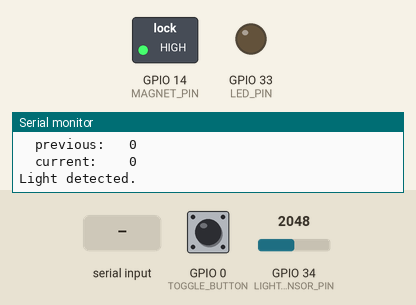
Simulated run of this sketch. Board: ESP32. Parts: switched loads named in the sketch (green lamp = pin HIGH), output pins drawn as LEDs (lit = HIGH), the last lines printed to the serial monitor. The test bench sets the inputs (shaded band); at power-on: GPIO 0 (TOGGLE_BUTTON) HIGH, GPIO 34 (LIGHT_SENSOR_PIN) = 2048. EEPROM starts erased; nothing arrives over Bluetooth unless stated.

Above: at 1.2 s.
1.3 s: "drop\n" received over Serial
At 2.3 s:
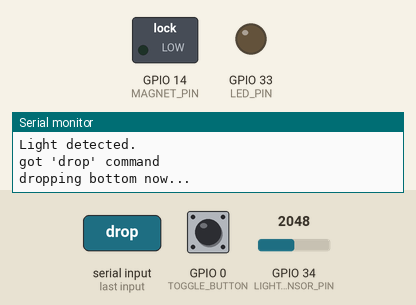
4.3 s: GPIO 0 (TOGGLE_BUTTON) pulled LOW for 3.2 s
At 7.49 s:
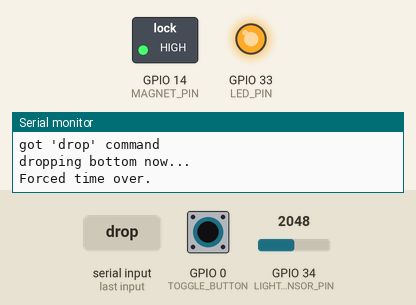
10.5 s: "drop\n" received over the second serial link
At 11.7 s:
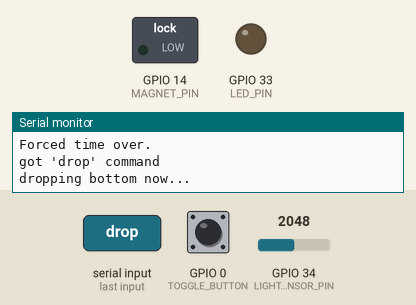
Timing chart, 0 to 14.0 s (numbered marks = the images above; inputs shaded):
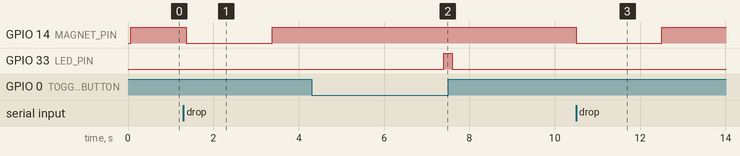

The sketch:

painting.ino
```cpp
#include "BluetoothSerial.h"
#include "EEPROM.h"

bool ENABLED = false;                  // default to disabled.  let bluetooth turn it on
int  LIGHT_SENSOR_PIN = 34;            // sensing LED connected to IO34
int  MAGNET_PIN = 14;                  // pin that controls the magnet
int  LED_PIN = 33;                     // pin that controls the status LED
int  TOGGLE_BUTTON = 0;                // points to the built in boot button on esp32
int  LIGHT_THRESHOLD;                  // what threshold to hit before we trigger drop (default was 0)
int  LIGHT_THRESHOLD_ADDR = 0;         // where to store light threshold in eeprom
int  LIGHT_THRESHOLD_WAIT_MS;          // how long to wait at threshold before we trigger the drop, in milliseconds (default was 1500)
int  LIGHT_THRESHOLD_WAIT_MS_ADDR = 4; // where to store wait time in eeprom (need 4 because 4 bytes per int)
bool REALTIME_ENABLED = false;         // when true, prints measurements out to serial in realtime
int  MANUAL_OVERRIDE_STATE = 2;        // state of magnet, either on or off, or disabled
int  MANUAL_OVERRIDE_ADDR = 8;         // addr to store in eeprom
bool PRINT_ENABLED = false;            // when true, prints measurement out to serial once
char CRLF[] = "\r\n";

// Poor mans state machine
enum state { ST_INIT, ST_LIGHT_DETECTED, ST_DARK_DETECTED, ST_MANUAL_ON, ST_MANUAL_OFF };
enum state current_state = ST_INIT;
enum state prev_state = ST_INIT;

// offline logic
int  OFFLINE = 0;             // should we fallback to simple offline only logic.  anything other than 0 will fallback
int  OFFLINE_ADDR = 12;       // where to store offline in eeprom
bool OFFLINE_LED_ON = false;
bool updated_offline_mem = false;
unsigned long offline_pressed_timestamp = 0;

// force drop
bool FORCE_DROP = false;
int FORCED_DROP_HOLD_MS = 2000;
unsigned long forced_drop_timestamp = 0;

unsigned long dark_detected_timestamp = 0; // when we started to detect dark

BluetoothSerial SerialBT;

void setup() {
  Serial.begin(115200);
  Serial.println("Painting bottom dropper by kevinc");
  readStoredVars();
  printHelp();
  printVariables();
  SerialBT.begin("ExitPaint2"); //Bluetooth device name

  pinMode(MAGNET_PIN, OUTPUT);
  pinMode(LED_PIN, OUTPUT);
  pinMode(TOGGLE_BUTTON, INPUT_PULLUP);
}

void p(char *fmt, ...){
    char buf[128];     // resulting string limited to 128 chars
    va_list args;
    va_start(args, fmt);
    vsnprintf(buf, 128, fmt, args);
    va_end(args);

    // print to serial
    Serial.print(buf);

    // print to bluetooth if available
    SerialBT.print(buf);
}

void readStoredVars() {
  EEPROM.begin(64); // don't need a big size

  EEPROM.get(LIGHT_THRESHOLD_ADDR, LIGHT_THRESHOLD);
  EEPROM.get(LIGHT_THRESHOLD_WAIT_MS_ADDR, LIGHT_THRESHOLD_WAIT_MS);
  EEPROM.get(MANUAL_OVERRIDE_ADDR, MANUAL_OVERRIDE_STATE);
  EEPROM.get(OFFLINE_ADDR, OFFLINE);
}

void printHelp() {
  Serial.println("Available commands:");
  Serial.println("  enable         - turns light detection on");
  Serial.println("  disable        - turns light detection off");
  Serial.println("  manual <0|1|2> - 0 turns off magnet, 1 turns on magnet, 2 disables override mode");
  Serial.println("  drop           - drop the box");
  Serial.println("  threshold N    - set threshold to be used to detect light");
  Serial.println("  wait N         - set time in milliseconds to wait while at or below threshold before triggering");
  Serial.println("  status         - prints the status of the device variables");
  Serial.println("  print          - print last detected light value");
  Serial.println("  realtime       - print out light values in realtime");
  Serial.println("  reset          - software reset the device");
}

void printVariables() {
  p(CRLF);
  p("Current Variables:%s", CRLF);
  p("  threshold:  %d%s", LIGHT_THRESHOLD, CRLF);
  p("  wait:       %d%s", LIGHT_THRESHOLD_WAIT_MS, CRLF);
  p("  manual:     %d%s", MANUAL_OVERRIDE_STATE, CRLF);
  p("  offline:    %d%s", OFFLINE, CRLF);
  p("  previous:   %d%s", prev_state, CRLF);
  p("  current:    %d%s", current_state, CRLF);
}

void handleMessage(String msg) {
  Serial.print("got '");
  Serial.print(msg);
  Serial.println("' command");

  String command = msg;
  int value = -1;

  // check if we need to split on space for advance commands
  for (int i = 0; i <= msg.length(); i++) {
      if (msg.charAt(i) == ' ') {
          command = msg.substring(0, i);
          value = msg.substring(i+1, msg.length()).toInt();
      }
  }

  if (command == "enable") {
    p("enabling device to drop now...%s", CRLF);
    ENABLED = true;
  }
  else if (command == "disable") {
    p("disabling device now...%s", CRLF);
    ENABLED = false;
  }
  else if (command == "manual") {
    char * state = "disabled";
    if (value == 0) {
      state = "off";
    } else if (value == 1) {
      state = "on";
    }

    p("turning manual override %s...%s", state, CRLF);
    MANUAL_OVERRIDE_STATE = value;
    EEPROM.put(MANUAL_OVERRIDE_ADDR, value);
    EEPROM.commit();
  }
  else if (command == "drop") {
    FORCE_DROP = true;
    p("dropping bottom now...%s", CRLF);
  }
  else if (command == "threshold") {
    p("setting threshold to '%d'...%s", value, CRLF);
    LIGHT_THRESHOLD = value;
    EEPROM.put(LIGHT_THRESHOLD_ADDR, value);
    EEPROM.commit();
  }
  else if (command == "wait") {
    p("setting wait time to '%d'...%s", value, CRLF);
    LIGHT_THRESHOLD_WAIT_MS = value;
    EEPROM.put(LIGHT_THRESHOLD_WAIT_MS_ADDR, value);
    EEPROM.commit();
  }
  else if (command == "status") {
    printVariables();
  }
  else if (command == "print") {
    PRINT_ENABLED = true;
  }
  else if (command == "realtime") {
    REALTIME_ENABLED = !REALTIME_ENABLED;
  }
  else if (command == "reset") {
    ESP.restart();
  } else {
    int str_len = command.length() + 1;
    char char_array[str_len];
    command.toCharArray(char_array, str_len);
    p("unknown command: %s%s", char_array, CRLF);
  }
}

void handleOfflineMode() {
  int buttonState = digitalRead(TOGGLE_BUTTON);

  if (buttonState == 0) {
    if (offline_pressed_timestamp == 0) {
      offline_pressed_timestamp = millis();
    }
    else if (millis() - offline_pressed_timestamp > 3000) { // hold time for button to reset mode
      OFFLINE_LED_ON = true;
      if (!updated_offline_mem) {
        OFFLINE = OFFLINE == 0 ? 1 : 0;

        EEPROM.put(OFFLINE_ADDR, OFFLINE);
        EEPROM.commit();
        updated_offline_mem = true;
      }
    }
  } else {
    offline_pressed_timestamp = 0;
    OFFLINE_LED_ON = false;
    updated_offline_mem = false;
  }

  digitalWrite(LED_PIN, OFFLINE_LED_ON ? HIGH : LOW);
}

void readAnyBluetoothMessage() {
  if (!SerialBT.available()) {
    return;
  }

  // read and handle message from bluetooth
  String str = SerialBT.readStringUntil('\n');
  handleMessage(str);
}

void readAnySerialMessage() {
  if (!Serial.available()) {
    return;
  }

  // read and handle message from serial
  String str = Serial.readStringUntil('\n');
  handleMessage(str);
}

int readAndPrintLightSensor() {
  int ls = analogRead(LIGHT_SENSOR_PIN);

  if (REALTIME_ENABLED || PRINT_ENABLED) {
    p("%d%s", ls, CRLF);
  }

  // print enabled is for a single recorded value
  if (PRINT_ENABLED) {
    PRINT_ENABLED = false;
  }

  return ls;
}

void loop() {
  // read bluetooth messages
  readAnyBluetoothMessage();

  // read serial messages
  readAnySerialMessage();

  // check for offline mode
  handleOfflineMode();

  // read value coming from light sensor
  int ls = readAndPrintLightSensor();

  // detect if light is below threshold
  if (ls <= LIGHT_THRESHOLD) {
    if (dark_detected_timestamp == 0) {
      dark_detected_timestamp = millis();
    }

    if (millis() - dark_detected_timestamp > LIGHT_THRESHOLD_WAIT_MS) {
      prev_state = current_state;

      // only change the state if the device is enabled
      if (ENABLED || OFFLINE) {
        current_state = ST_DARK_DETECTED;
      }
    }
  } else {
    prev_state = current_state;
    current_state = ST_LIGHT_DETECTED;
    dark_detected_timestamp = 0;
  }

  // apply any overrides to the state
  if (MANUAL_OVERRIDE_STATE == 0 || MANUAL_OVERRIDE_STATE == 1) {
    prev_state = current_state = MANUAL_OVERRIDE_STATE == 0 ? ST_MANUAL_OFF : ST_MANUAL_ON;
  }

  // apply one time transition logic here
  if (prev_state != current_state) {
    // Serial.printf("transition: %d => %d\n", prev_state, current_state);

    switch(current_state) {
      case ST_LIGHT_DETECTED:
        p("Light detected.%s", CRLF);
        break;
      case ST_DARK_DETECTED:
        p("Dark detected.  Dropping now!%s", CRLF);
        break;
    }
  }

  // lastly, check for force drop, which trumps all previous settings
  if (FORCE_DROP) {
    if (forced_drop_timestamp == 0) {
      forced_drop_timestamp = millis();
    }

    if (millis() - forced_drop_timestamp > FORCED_DROP_HOLD_MS) {
      p("Forced time over.%s", CRLF);
      forced_drop_timestamp = 0;
      FORCE_DROP = false;
    }
  }

  // finally do work based on current state
  if (current_state == ST_DARK_DETECTED ||
      current_state == ST_MANUAL_OFF ||
      FORCE_DROP) {
    digitalWrite(MAGNET_PIN, LOW);
  }
  else if (current_state == ST_MANUAL_ON ||
           current_state == ST_INIT ||
           current_state == ST_LIGHT_DETECTED) {
    digitalWrite(MAGNET_PIN, HIGH);
  }

  delay(100);
}
```

Measured:
- after the input at 1.3 s, GPIO 14 (MAGNET_PIN): HIGH → LOW after 0.07 s, → HIGH 2.0 s later
- after the input at 4.3 s, GPIO 33 (LED_PIN): LOW → HIGH after 3.1 s, → LOW 0.20 s later
- after the input at 10.5 s, GPIO 14 (MAGNET_PIN): HIGH → LOW at once, → HIGH 2.0 s later
